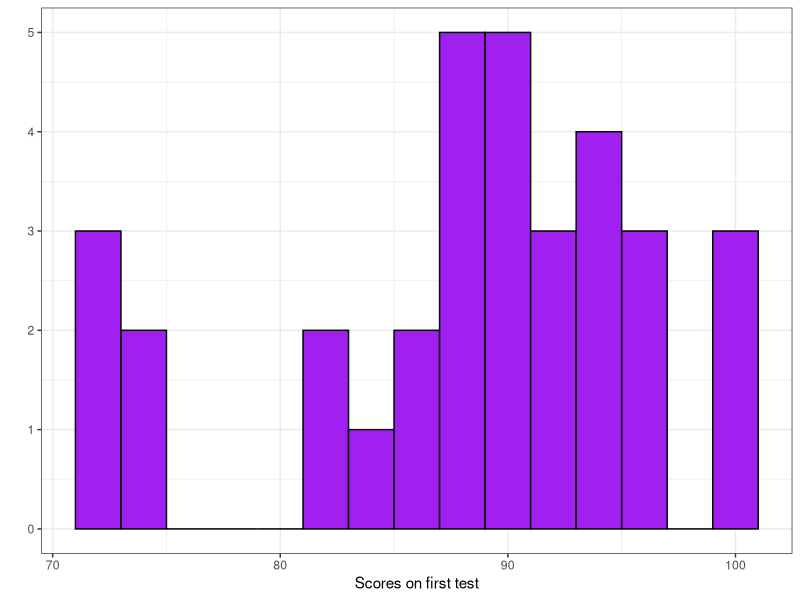

Write the R code that produced this figure.
## ---- chunk 1
knitr::opts_chunk$set(echo = TRUE, comment = NA)
## ---- chunk 2
DF <- read.csv("test.csv")
stem(DF$x)
library(ggplot2)
ggplot(data = DF, aes(x = x)) +
  geom_histogram(binwidth = 2, fill = "purple", color = "black") + 
  theme_bw() + 
  labs(y = "", x = "Scores on first test")
